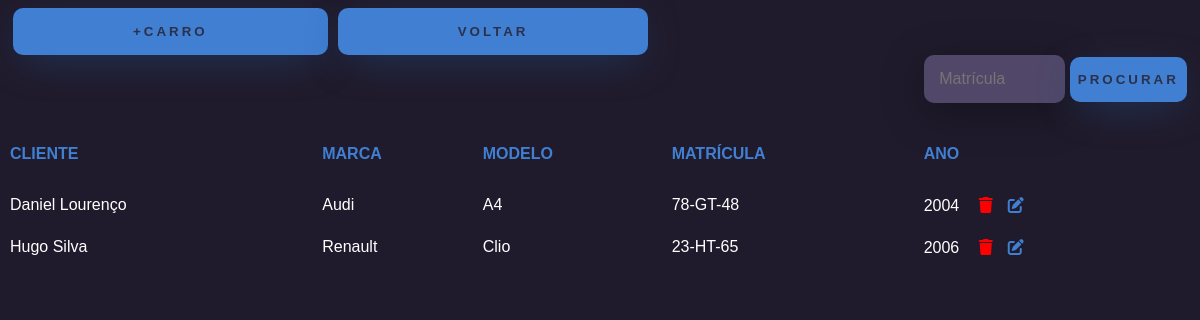
The page /carros/ on the database as committed earlier.
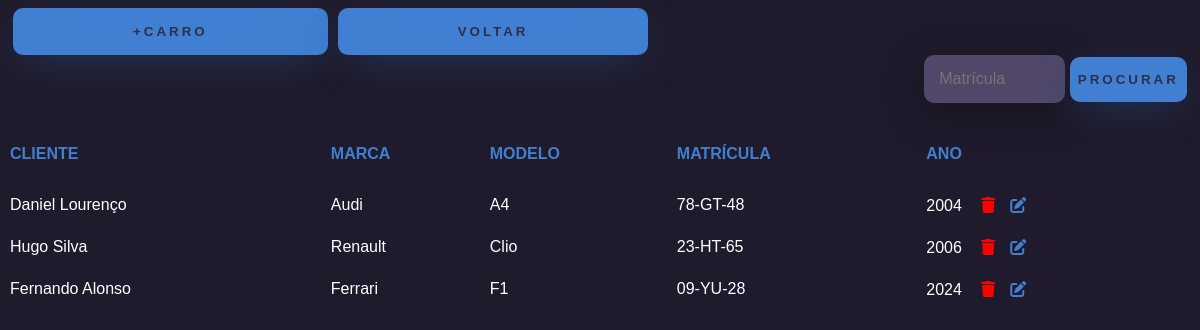
The same page on the database as committed later.
### app/models.py (models this page shows, shortened)
class Carro(models.Model):
    marca = models.CharField(max_length=100)
    modelo = models.CharField(max_length=100)
    matricula = models.CharField(max_length=20,primary_key=True)
    ano = models.IntegerField()
    telemovel = models.ForeignKey(Cliente,on_delete=models.CASCADE)

class Cliente(models.Model):
    nome = models.CharField(max_length=100)
    apelido = models.CharField(max_length=100)
    telemovel = models.CharField(max_length=14, primary_key=True)
    email = models.EmailField(max_length=100)
    perm = models.CharField(max_length=50, default='cliente')
    def __str__(self):
        return f"{self.nome} {self.apelido}"

### app/views.py (the view)
# urls.py: path('carros/',carros,name="url_carros"),
def carros(request):
    filtro = request.GET.get('matricula','')
    info = {}
    if filtro:
        info['carros'] = Carro.objects.filter(matricula = filtro)
        return render(request,'lista_carros.html',info)
    else:
        info['carros'] = Carro.objects.all()
        return render(request,'lista_carros.html',info)

### app/templates/lista_carros.html (shortened to what this page needs)
<!DOCTYPE html>
<html lang="en">
<head>
    {% load static %}
    <link rel="stylesheet" href="{% static 'listaclientes.css' %}">
</head>
<body>
    <div class="form-div">
        <form action="{% url 'url_novo_carro' %}">
            <button type="submit" class="btn-login">+CARRO</button>
        </form>
        <form action="{% url 'url_home'%}">
            <button class="btn-login">VOLTAR</button>
        </form>
    </div>
    <div class="div-input">
        <form method="GET">
            <input type="text" name="matricula" placeholder="Matrícula">
            <button class="btn-voltar" type="submit">Procurar</button>
        </form>
    </div>
    <table>
        <tr>
            <th>CLIENTE</th>
            <th>MARCA</th>
            <th>MODELO</th>
            <th>MATRÍCULA</th>
            <th>ANO</th>
        </tr>
        {% for carro in carros %}
        <tr>
            <td>{{carro.telemovel}}</td>
            <td>{{carro.marca}}</td>
            <td>{{carro.modelo}}</td>
            <td>{{carro.matricula}}</td>
            <td>{{carro.ano}} <a href="deletecarro/{{carro.matricula}}"><i class="fa-solid fa-trash"></i></a><a href="editcarro/{{carro.matricula}}"><i class="fa-solid fa-edit"></i></a></td>
        </tr>
        {% endfor %}
    </table>
</body>
</html>

### app/static/listaclientes.css (style rules this page uses)
body { background-color: #201b2c; color: white; }
body * { font-family : Arial, Helvetica, sans-serif; }
table { width: 100%; text-align: left; margin: 20px 0px; border-bottom: 10px; }
.btn-login { width: 100%; padding: 16px 120px; margin: 0px 0px; border: none; border-radius: 10px; outline: none; text-transform: uppercase; font-weight: 800; letter-spacing: 3px; color: #2b314b; background: #407fd1; cursor: pointer; box-shadow: 0 10px 40px -12px #214472; }
form { margin: 0px 5px; }
.form-div { width: 100%; display: flex; }
th { font-weight: 900; color: #407fd1; padding: 20px 0px; }
td { padding: 7px 0px; }
input { width: 12%; border: none; border-radius: 10px; padding: 15px; background: #514869; color: #f0ffffde; font-size: 12pt; box-shadow: 0px 10px 40px #00000056; outline: none; box-sizing: border-box; }
.div-input { text-align: right; }
.btn-voltar { width: 10%; padding: 15px 0px; margin: 0px 0px; border: none; border-radius: 10px; outline: none; text-transform: uppercase; font-weight: 800; letter-spacing: 3px; color: #2b314b; background: #407fd1; cursor: pointer; box-shadow: 0 10px 40px -12px #214472; }
.fa-solid.fa-trash { padding: 5px 15px; color: red; }
.fa-solid.fa-edit { color: #407fd1; }

Rows that differ between the two databases and show on the page:
added Carro: telemovel "Fernando Alonso", marca "Ferrari", modelo "F1", matricula "09-YU-28", ano "2024"
